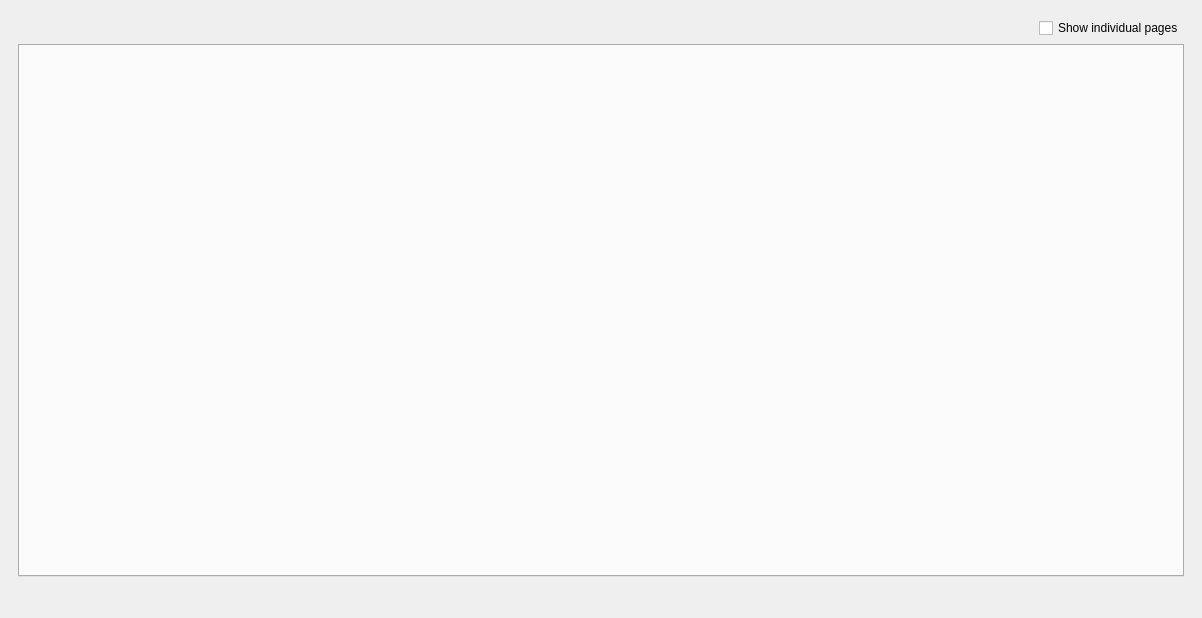
<?xml version="1.0" encoding="UTF-8"?>
<ui version="4.0">
 <class>PDockPreview</class>
 <widget class="QDockWidget" name="PDockPreview">
  <property name="geometry">
   <rect>
    <x>0</x>
    <y>0</y>
    <width>1202</width>
    <height>618</height>
   </rect>
  </property>
  <property name="windowTitle">
   <string>Preview Panel</string>
  </property>
  <widget class="QWidget" name="dockWidgetContents">
   <layout class="QVBoxLayout" name="verticalLayout">
    <item>
     <widget class="QStackedWidget" name="stackedWidget_toolBoxOption">
      <property name="currentIndex">
       <number>0</number>
      </property>
      <widget class="QWidget" name="page_textPreview">
       <layout class="QGridLayout" name="gridLayout">
        <item row="2" column="0" colspan="2">
         <widget class="QTabWidget" name="tabWidget_preview">
          <property name="tabPosition">
           <enum>QTabWidget::West</enum>
          </property>
          <property name="tabShape">
           <enum>QTabWidget::Rounded</enum>
          </property>
          <property name="currentIndex">
           <number>-1</number>
          </property>
         </widget>
        </item>
        <item row="0" column="0">
         <spacer name="horizontalSpacer">
          <property name="orientation">
           <enum>Qt::Horizontal</enum>
          </property>
          <property name="sizeHint" stdset="0">
           <size>
            <width>40</width>
            <height>20</height>
           </size>
          </property>
         </spacer>
        </item>
        <item row="0" column="1">
         <widget class="QCheckBox" name="checkBox_showIndividualPages">
          <property name="toolTip">
           <string>&lt;html&gt;&lt;head/&gt;&lt;body&gt;&lt;p&gt;Change whether preview text will be displayed as a whole document or separated into pages on different tabs.&lt;/p&gt;&lt;/body&gt;&lt;/html&gt;</string>
          </property>
          <property name="text">
           <string>Show individual pages</string>
          </property>
         </widget>
        </item>
       </layout>
      </widget>
      <widget class="QWidget" name="page_resultPreview">
       <layout class="QVBoxLayout" name="verticalLayout_2">
        <item>
         <widget class="QPlainTextEdit" name="plainTextEdit_resultPreview"/>
        </item>
       </layout>
      </widget>
      <widget class="QWidget" name="page_CSVPreview">
       <layout class="QVBoxLayout" name="verticalLayout_4">
        <item>
         <widget class="QTableWidget" name="tableWidget">
          <property name="rowCount">
           <number>50</number>
          </property>
          <property name="columnCount">
           <number>50</number>
          </property>
          <row/>
          <row/>
          <row/>
          <row/>
          <row/>
          <row/>
          <row/>
          <row/>
          <row/>
          <row/>
          <row/>
          <row/>
          <row/>
          <row/>
          <row/>
          <row/>
          <row/>
          <row/>
          <row/>
          <row/>
          <row/>
          <row/>
          <row/>
          <row/>
          <row/>
          <row/>
          <row/>
          <row/>
          <row/>
          <row/>
          <row/>
          <row/>
          <row/>
          <row/>
          <row/>
          <row/>
          <row/>
          <row/>
          <row/>
          <row/>
          <row/>
          <row/>
          <row/>
          <row/>
          <row/>
          <row/>
          <row/>
          <row/>
          <row/>
          <row/>
          <column/>
          <column/>
          <column/>
          <column/>
          <column/>
          <column/>
          <column/>
          <column/>
          <column/>
          <column/>
          <column/>
          <column/>
          <column/>
          <column/>
          <column/>
          <column/>
          <column/>
          <column/>
          <column/>
          <column/>
          <column/>
          <column/>
          <column/>
          <column/>
          <column/>
          <column/>
          <column/>
          <column/>
          <column/>
          <column/>
          <column/>
          <column/>
          <column/>
          <column/>
          <column/>
          <column/>
          <column/>
          <column/>
          <column/>
          <column/>
          <column/>
          <column/>
          <column/>
          <column/>
          <column/>
          <column/>
          <column/>
          <column/>
          <column/>
          <column/>
         </widget>
        </item>
       </layout>
      </widget>
     </widget>
    </item>
    <item>
     <widget class="WToolBarPreview" name="WToolBar">
      <property name="sizePolicy">
       <sizepolicy hsizetype="Preferred" vsizetype="Fixed">
        <horstretch>0</horstretch>
        <verstretch>0</verstretch>
       </sizepolicy>
      </property>
      <property name="maximumSize">
       <size>
        <width>16777215</width>
        <height>80</height>
       </size>
      </property>
     </widget>
    </item>
   </layout>
  </widget>
 </widget>
 <customwidgets>
  <customwidget>
   <class>WToolBarPreview</class>
   <extends>QToolBar</extends>
   <header>WToolBarPreview.h</header>
   <container>1</container>
  </customwidget>
 </customwidgets>
 <resources/>
 <connections/>
</ui>
